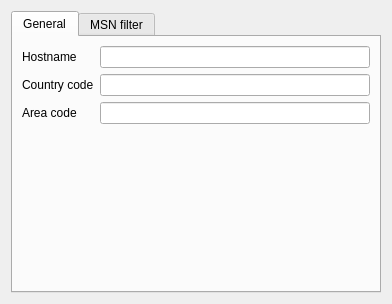
<?xml version="1.0" encoding="UTF-8"?>
<ui version="4.0">
 <class>KSettingsFritzBox</class>
 <widget class="QWidget" name="KSettingsFritzBox">
  <property name="geometry">
   <rect>
    <x>0</x>
    <y>0</y>
    <width>392</width>
    <height>304</height>
   </rect>
  </property>
  <layout class="QHBoxLayout" name="horizontalLayout">
   <item>
    <widget class="KTabWidget" name="tabWidget">
     <property name="currentIndex">
      <number>0</number>
     </property>
     <widget class="QWidget" name="tab">
      <attribute name="title">
       <string>General</string>
      </attribute>
      <layout class="QFormLayout" name="formLayout">
       <property name="fieldGrowthPolicy">
        <enum>QFormLayout::ExpandingFieldsGrow</enum>
       </property>
       <item row="0" column="0">
        <widget class="QLabel" name="label">
         <property name="text">
          <string>Hostname</string>
         </property>
        </widget>
       </item>
       <item row="0" column="1">
        <widget class="KLineEdit" name="kcfg_Hostname"/>
       </item>
       <item row="1" column="0">
        <widget class="QLabel" name="label_2">
         <property name="text">
          <string>Country code</string>
         </property>
        </widget>
       </item>
       <item row="1" column="1">
        <widget class="KLineEdit" name="kcfg_CountryCode"/>
       </item>
       <item row="2" column="0">
        <widget class="QLabel" name="label_3">
         <property name="text">
          <string>Area code</string>
         </property>
        </widget>
       </item>
       <item row="2" column="1">
        <widget class="KLineEdit" name="kcfg_AreaCode"/>
       </item>
      </layout>
     </widget>
     <widget class="QWidget" name="tab_2">
      <attribute name="title">
       <string>MSN filter</string>
      </attribute>
      <layout class="QVBoxLayout" name="verticalLayout">
       <item>
        <widget class="QLabel" name="label_4">
         <property name="text">
          <string>Restrict call history and notifications to certain MSNs</string>
         </property>
         <property name="wordWrap">
          <bool>true</bool>
         </property>
        </widget>
       </item>
       <item>
        <widget class="KEditListBox" name="msnList">
         <property name="buttons">
          <set>KEditListBox::Add|KEditListBox::Remove</set>
         </property>
        </widget>
       </item>
      </layout>
     </widget>
    </widget>
   </item>
  </layout>
 </widget>
 <customwidgets>
  <customwidget>
   <class>KLineEdit</class>
   <extends>QLineEdit</extends>
   <header>klineedit.h</header>
  </customwidget>
  <customwidget>
   <class>KTabWidget</class>
   <extends>QTabWidget</extends>
   <header>ktabwidget.h</header>
   <container>1</container>
  </customwidget>
  <customwidget>
   <class>KEditListBox</class>
   <extends>QGroupBox</extends>
   <header>keditlistbox.h</header>
  </customwidget>
 </customwidgets>
 <resources/>
 <connections/>
</ui>
